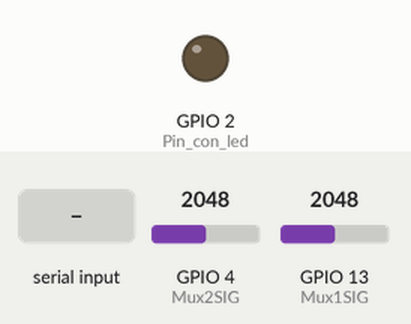
A sketch run on a simulated ESP32. Shown: output pins drawn as LEDs (lit = HIGH). The inputs (shaded band) are chosen by the test bench; at power-on: GPIO 4 (Mux2SIG) = 2048, GPIO 13 (Mux1SIG) = 2048. Nothing arrives over Bluetooth unless stated; pins used as bus, display or sensor lines are not drawn.

Above: at 1.2 s.
1.3 s: "<a>" received over the second serial link
At 2.2 s:
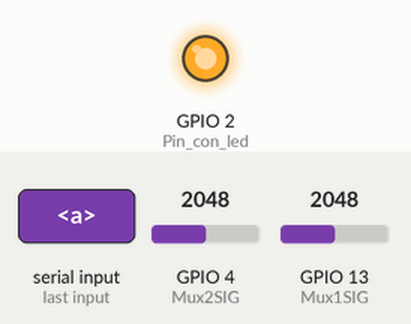
2.8 s: "<s>" received over the second serial link
At 3.2 s:
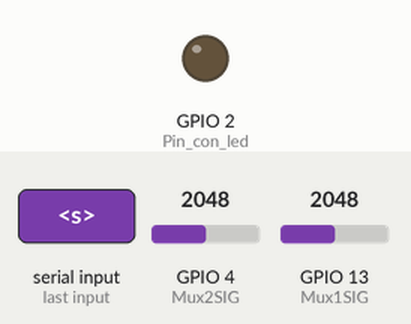
Timing chart, 0 to 5.8 s (numbered marks = the images above; inputs shaded):
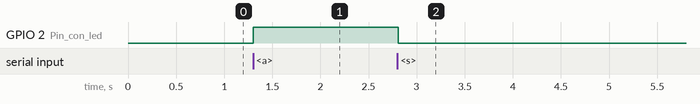

Measured:
- after the input at 1.3 s, GPIO 2 (Pin_con_led): LOW → HIGH at once
- after the input at 2.8 s, GPIO 2 (Pin_con_led): HIGH → LOW at once

The sketch:

FSRs_Mux_Bluetooth.ino
```cpp
/* Codigo para lectura de multiples sensores usando multiplexores, a traves de una conexion Bluetooth */

//Bibliotecas
#include "BluetoothSerial.h"
#include <string.h>

//Configuracion conexion
BluetoothSerial SerialBT;
const char Nombredisp[] = "SistemaFSR"; //Nombre dispositivo
char dataRX[10];

//Entradas
const byte Mux1SIG = 13; //Pin de lectura en multiplexor 1
const byte Mux1S0 = 27; //S0 - Pines de conmutacion estados MUX 1
const byte Mux1S1 = 26; //S1
const byte Mux1S2 = 25; //S2
const byte Mux1S3 = 33; //S3
const byte Mux2SIG = 4; //Pin de lectura en multiplexor 2
const byte Mux2S0 = 16; //S0 - Pines de conmutacion estados MUX 2
const byte Mux2S1 = 17; //S1
const byte Mux2S2 = 18; //S2
const byte Mux2S3 = 19; //S3

//Variables
char Data[5]; //Lectura en un solo sensor
boolean estado = false; //Estado inicial para lecturas de sensores
const int NumSensores = 16; //Numero de sensores en una sola plantilla
char DataTX[3+8*NumSensores+2*NumSensores-1]; //Arreglo con lectura de todos los sensores


void setup() { //Configuracion en placa
  pinMode(Mux1SIG, INPUT);
  pinMode(Mux1S0, OUTPUT);
  pinMode(Mux1S1, OUTPUT);
  pinMode(Mux1S2, OUTPUT);
  pinMode(Mux1S3, OUTPUT);
  pinMode(Mux2SIG, INPUT);
  pinMode(Mux2S0, OUTPUT);
  pinMode(Mux2S1, OUTPUT);
  pinMode(Mux2S2, OUTPUT);
  pinMode(Mux2S3, OUTPUT);
  pinMode(2, OUTPUT); //Pin con led
  SerialBT.begin(Nombredisp);
}


void loop() { //Programa principal
  serialEvent();

  if (strcmp(dataRX, "a") == 0) {
    estado = true;
    strcpy(dataRX, "\0");
    digitalWrite(2, HIGH);
  }
  else if (strcmp(dataRX, "s") == 0) {
    estado = false;
    strcpy(dataRX, "\0");
    digitalWrite(2, LOW);
  }

  if (estado == true) { //Comienza ciclo
    strcpy (DataTX,"<");
    for (byte i = 0; i < NumSensores; i++){ //Lecturas de los sensores
      ConfMux1(i);
      sprintf(Data, "%d", analogRead(Mux1SIG)); //Lectura en primer multiplexor
      strcat(DataTX, Data);
      strcat(DataTX, ","); //Siguiente lectura
      ConfMux2(i);
      sprintf(Data, "%d", analogRead(Mux2SIG)); //Lectura de segundo multiplexor
      strcat(DataTX, Data);
      if (i+1 < NumSensores)
        strcat(DataTX, ",");
    }
    strcat(DataTX, ">");
    SerialBT.println(DataTX);
    delay(50);
  }
}


void serialEvent(){ //Lee cadenas de entrada con marca de inicio y final
  char IniMarc = '<';
  char FinMarc = '>';
  char simb;
  char continua = 'n';
  byte caracter = 0;

  while(SerialBT.available() && continua != 't'){
    simb = SerialBT.read();

    if (continua == 's'){
      if (simb != FinMarc && caracter < 9){
        dataRX[caracter] = simb;
        caracter++;
      }
      else{
        dataRX[caracter] = '\0';
        continua = 't';
      }
    }
    else if (simb == IniMarc){
      continua = 's';
    }
  }
}

void ConfMux1(byte canal){ //Conmuta canal en MUX 1
  digitalWrite(Mux1S0, bitRead(canal, 0));
  digitalWrite(Mux1S1, bitRead(canal, 1));
  digitalWrite(Mux1S2, bitRead(canal, 2));
  digitalWrite(Mux1S3, bitRead(canal, 3));
}

void ConfMux2(byte canal){ //Conmuta canal en MUX 2
  digitalWrite(Mux2S0, bitRead(canal, 0));
  digitalWrite(Mux2S1, bitRead(canal, 1));
  digitalWrite(Mux2S2, bitRead(canal, 2));
  digitalWrite(Mux2S3, bitRead(canal, 3));
}
```
